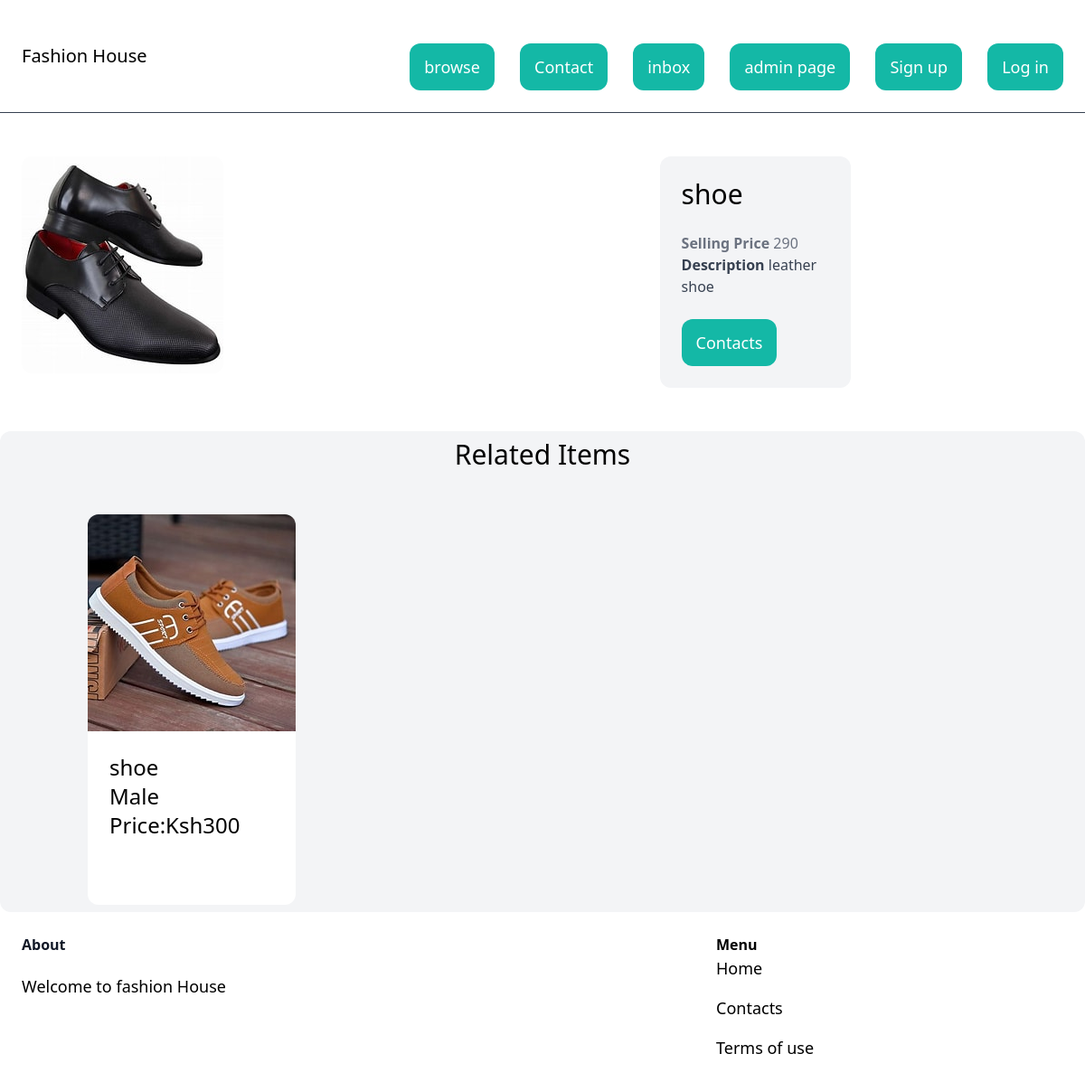
Screenshot of /more_data/7 with the database file from the repository.
### sell_app/models.py (models this page shows, shortened)
class Outfit(models.Model):
    category = models.ForeignKey(Category, related_name='clothes', on_delete=models.CASCADE)
    name = models.CharField(max_length=30)
    is_bought = models.BooleanField(default=False)
    image = models.ImageField(upload_to='outfit_images',blank=True)
    selling_price=models.IntegerField()
    description = models.TextField(blank=True)
    class Meta:
        ordering = ('name',)

class Category(models.Model):
    name = models.CharField(max_length=30)
    class Meta:
        verbose_name_plural = 'Categories'
    def __str__(self):
        return self.name

### sell_app/views.py (the view)
# urls.py: path("<int:pk>", views.detail, name="detail"),
def detail(request,pk):
    item = get_object_or_404(Outfit, pk=pk)
    related_items = Outfit.objects.filter(category = item.category, is_bought=False).exclude(pk=pk)[0:1]
    return render(request, "more_data/detail.html", {
        "item":item,
        "related_items":related_items
    })

### sell_app/templates/more_data/detail.html (shortened to what this page needs)
{% extends "base.html" %}
{% block body %}
<div class="grid grid-cols-5 gap-6 py-12 px-6">
    <div class="col-span-3 ">
        <img src="{{item.image.url}}" class="rounded-xl ">
    </div>
    <div class="cols-span-2 p-6 bg-gray-100 rounded-xl">
        <h1 class="mb-6 text-3xl">{{ item.name}}</h1>
        <p class="text-gray-500"><strong> Selling Price </strong> {{ item.selling_price}}</p>
        {% if item.description %}
        <p class="text-gray-700"><strong> Description </strong> {{ item.description}}</p>
        {% endif %}
        <a href="{% url 'core:contact' %}" class="inline-block mt-6 px-4 py-3 text-lg font semi-bold rounded-xl bg-teal-500 text-white hover:bg-gray-700"> Contacts </a>
    </div>
</div>
<div class="px-6 py-2 bg-gray-100 rounded-xl">
    <h3 class="mb-12 text-3xl text-center"> Related Items</h3>
<div class="grid grid-cols-3 gap-3">
    {% if related_items %}
    {% for outfit in related_items %}
    <div class="flex flex-col items-center">
        <a href="{% url 'more_data:detail' outfit.id %}">
            <div>
                <img src=" {{outfit.image.url}}" class="rounded-t-xl">
            </div>
            <div class="p-6 bg-white rounded-b-xl">
                <h3 class="text-2xl"> {{ outfit.name }}</h3>
                <h3 class="text-2xl"> {{ outfit.category }}</h3>
                <p class="mb-12 text-2xl">Price:Ksh{{ outfit.selling_price}}</p>
            </div>
        </a>
    </div>
    {% endfor %}
    {% else %}
    <p class="text-center"> No related Outfit</p>
    {% endif %}
    </div>
</div>
{% endblock%}

### rows the page displays
Outfit: image (picture), name "shoe", selling_price "290", description "leather shoe"
Outfit: image (picture), name "shoe", category "Male", selling_price "300"
